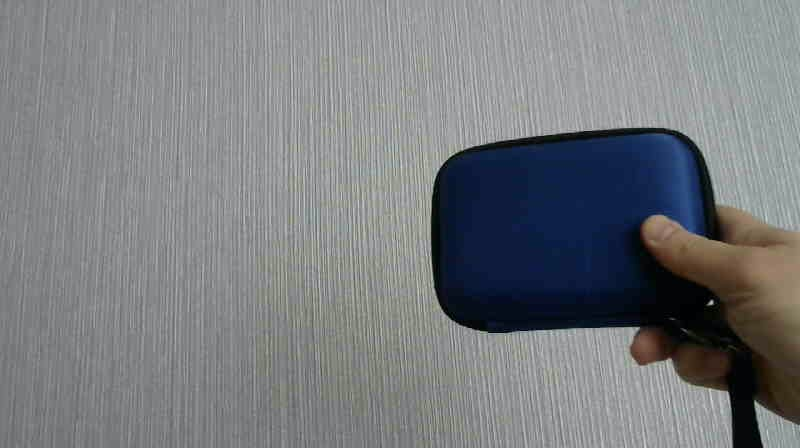
#> input picture blue_image.png, 800 x 448 px
$ python 'Color Masking.py'
#> lines starting #> are read from the running program, lines starting #| are printed output that depends on the picture; after the words box and inside, x2 and y2 are one past the last pixel; in counts of white or black regions, pixels touching at a corner belong together
# -*- coding: utf-8 -*-
"""
Created on Sat Apr 23 08:53:41 2022

@author: ferha
"""


import cv2

'''# Mask values of the object to be detected
min_blue=83
min_green=82
min_red=17
max_blue=125
max_green=255
max_red=255'''


#empty function
def doNothing(x):
    return


#creating a resizable window named Track Bars
cv2.namedWindow('Track Bars', cv2.WINDOW_NORMAL)
#creating track bars for gathering threshold values of red green and blue
cv2.createTrackbar('min_blue', 'Track Bars', 0, 255, doNothing)
cv2.createTrackbar('min_green', 'Track Bars', 0, 255, doNothing)
cv2.createTrackbar('min_red', 'Track Bars', 0, 255, doNothing)

cv2.createTrackbar('max_blue', 'Track Bars', 0, 255, doNothing)
cv2.createTrackbar('max_green', 'Track Bars', 0, 255, doNothing)
cv2.createTrackbar('max_red', 'Track Bars', 0, 255, doNothing)
# reading the image
path ='blue_image.png'
object_image = cv2.imread(path)
#> object_image is the input picture: shape (448, 800, 3); mean B, G, R 126.6, 123.5, 121.1

#resizing the image for viewing purposes
resized_image = cv2.resize(object_image,(320, 240))
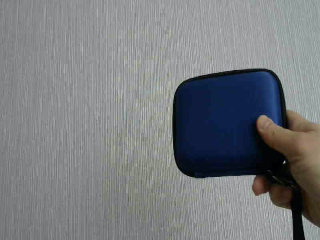
#> resized_image: shape (240, 320, 3); mean B, G, R 126.5, 123.5, 121

#converting into HSV color model
hsv_image = cv2.cvtColor(resized_image, cv2.COLOR_BGR2HSV)
#> hsv_image: shape (240, 320, 3); mean H, S, V 95.5, 39.4, 129.5

#showing both resized and hsv image in named windows
cv2.imshow('Base Image', resized_image)
cv2.imshow('HSV Image', hsv_image)

#creating a loop to get the feedback of the changes in trackbars
while True:
    #reading the trackbar values for thresholds
    min_blue = cv2.getTrackbarPos('min_blue', 'Track Bars')
    min_green = cv2.getTrackbarPos('min_green', 'Track Bars')
    min_red = cv2.getTrackbarPos('min_red', 'Track Bars')

    max_blue = cv2.getTrackbarPos('max_blue', 'Track Bars')
    max_green = cv2.getTrackbarPos('max_green', 'Track Bars')
    max_red = cv2.getTrackbarPos('max_red', 'Track Bars')

    #using inrange function to turn on the image pixels where object threshold is matched
    mask = cv2.inRange(hsv_image, (min_blue, min_green, min_red), (max_blue, max_green, max_red))
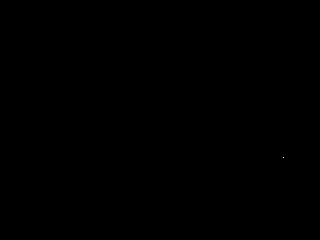
#> mask: shape (240, 320); 0% white in thin lines or dots, all inside (x1, y1, x2, y2) = (283, 157, 284, 158)
    #showing the mask image
    cv2.imshow('Mask Image', mask)
    # checking if q key is pressed to break out of loop
    key = cv2.waitKey(25)
#> (key q is pressed here)
    if key == ord('q'):
        break

#printing the threshold values for usage in detection application
print(f'min_blue {min_blue}  min_green {min_green} min_red {min_red}')
print(f'max_blue {max_blue}  max_green {max_green} max_red {max_red}')
#destroying all windows
cv2.destroyAllWindows()
